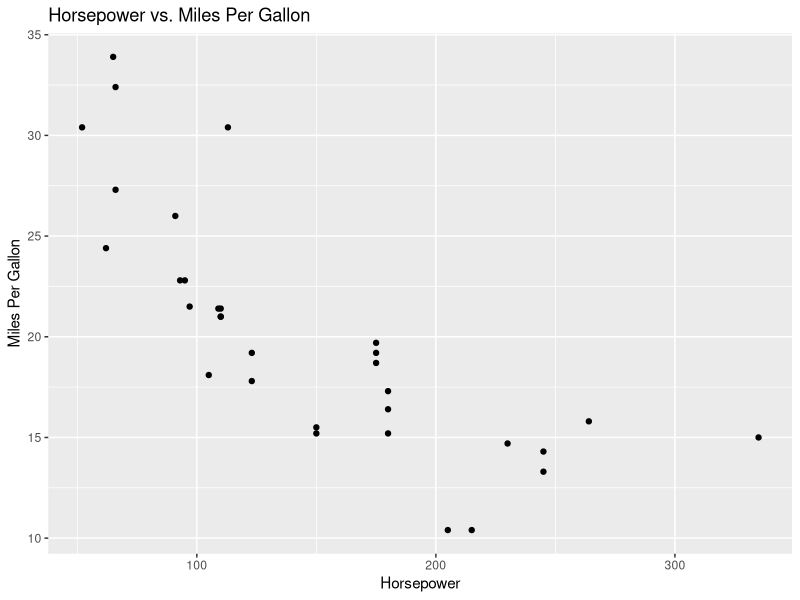

Source code (R):
data(mtcars)
head(mtcars)
install.packages("ggplot2")
library(ggplot2)
ggplot(data=mtcars, aes(x=hp, y=mpg)) +
    geom_point() +
    labs(title="Horsepower vs. Miles Per Gallon",
         x="Horsepower",
         y="Miles Per Gallon")
